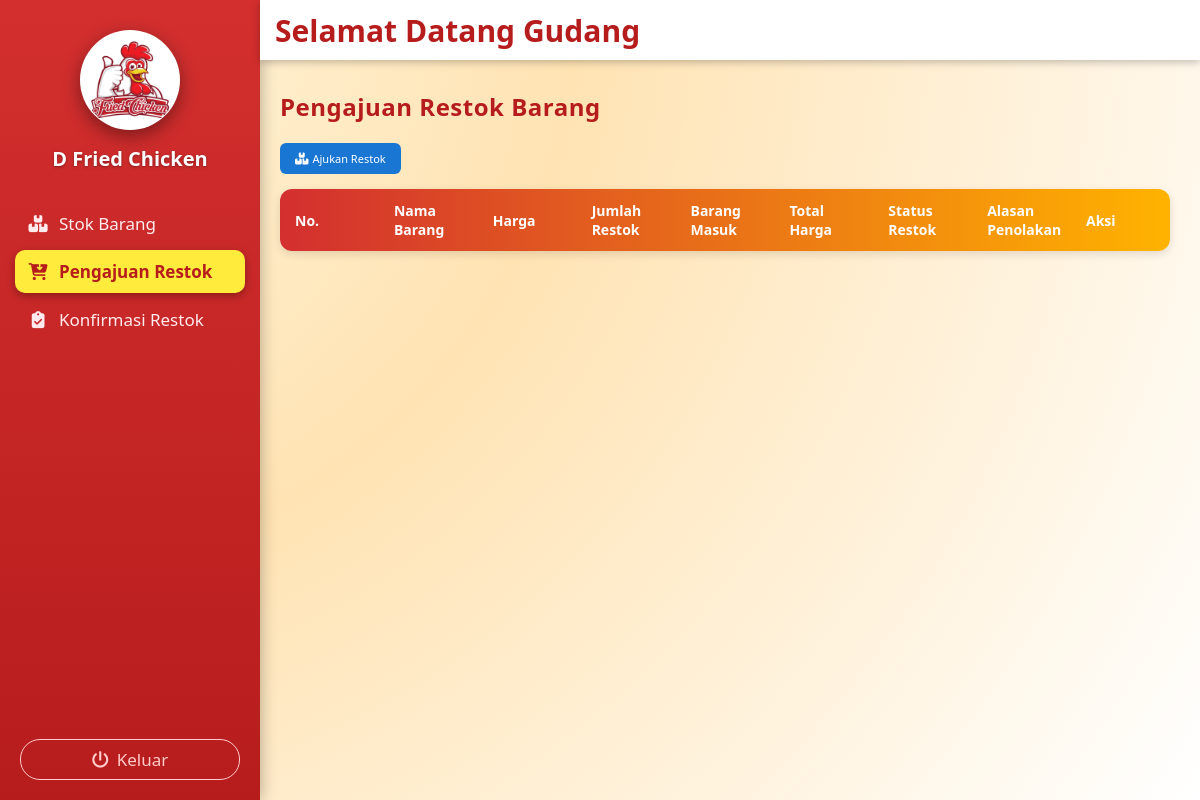
The page /gudang/pengajuan_restok/pengajuan_restok.php (signed in) on the database as committed earlier.
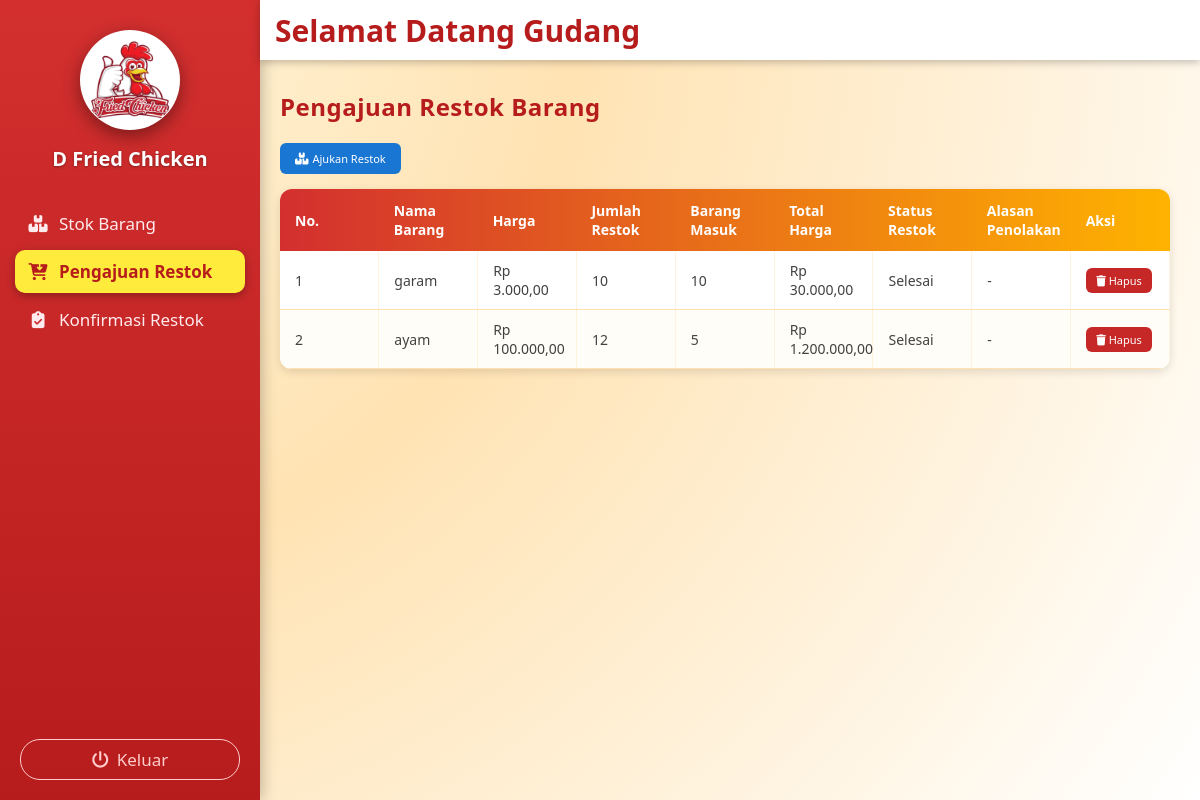
The same page on the database as committed later.
### tables this page shows
CREATE TABLE `restok_barang` (
  `Id_restok_barang` int NOT NULL,
  `Id_stok_gudang` int NOT NULL,
  `Nama_barang` varchar(15) DEFAULT NULL,
  `Harga` decimal(10,2) DEFAULT NULL,
  `Jumlah_restok` int DEFAULT NULL,
  `Total_harga` decimal(10,2) DEFAULT NULL,
  `Status` varchar(50) DEFAULT NULL,
  `Catatan` varchar(255) DEFAULT NULL
);

### gudang/pengajuan_restok/pengajuan_restok.php (the view, shortened to what this page needs)
<?php
include '../../koneksi/sidebargudang.php';
include '../../koneksi/koneksi.php';
?>
<link rel="stylesheet" href="https://cdn.datatables.net/1.13.6/css/jquery.dataTables.min.css">
<link rel="stylesheet" href="https://cdnjs.cloudflare.com/ajax/libs/font-awesome/6.5.0/css/all.min.css">
<div class="konten-utama">
  <h2>Pengajuan Restok Barang</h2>
  <button class="tombol tombol-tambah" id="btn-ajukan" onclick="bukaModalAjukan()">
    <i class="fa-solid fa-boxes-stacked"></i> Ajukan Restok
  </button>
  <table id="tabel-ajukan" class="tabel-ajukan">
    <thead>
     <tr>
  <th>No.</th>
  <th>Nama Barang</th>
  <th>Harga</th>
  <th>Jumlah Restok</th>
  <th>Barang Masuk</th>
  <th>Total Harga</th>
  <th>Status Restok</th>
    <th>Alasan Penolakan</th>
  <th>Aksi</th>
</tr>
    </thead>
    <tbody>
     <?php
$no = 1;
$qAjukan = mysqli_query(
    $conn,
    "
    SELECT
        r.*,
        COALESCE(SUM(bm.Barang_masuk), 0) AS barang_masuk
    FROM restok_barang r
    LEFT JOIN barang_masuk bm
        ON bm.Id_restok_barang = r.Id_restok_barang
    GROUP BY r.Id_restok_barang
    ORDER BY r.Id_restok_barang DESC
    "
);
while ($a = mysqli_fetch_assoc($qAjukan)) {
?>
      <tr>
        <td data-label="No"><?= $no++; ?></td>
<td data-label="Nama Barang"><?= htmlspecialchars($a['Nama_barang']); ?></td>
<td data-label="Harga">Rp <?= number_format($a['Harga'], 2, ',', '.'); ?></td>
<td data-label="Jumlah_Restok"><?= (int)$a['Jumlah_restok']; ?></td>
<td data-label="Barang Masuk">
  <?php
    $bm = isset($a['barang_masuk']) ? (int)$a['barang_masuk'] : 0;
    echo ($bm > 0) ? $bm : '-';
  ?>
</td>
<td data-label="Total_harga">Rp <?= number_format($a['Total_harga'], 2, ',', '.'); ?></td>
<td data-label="Status"><?= htmlspecialchars($a['Status']); ?></td>
<td data-label="Catatan">
  <?php
    $cat = (($a['Status'] ?? '') === 'Ditolak') ? trim($a['Catatan'] ?? '') : '';
    echo $cat !== '' ? htmlspecialchars($cat) : '-';
  ?>
</td>
<td data-label="Aksi">
          <?php if ($a['Status'] === 'Menunggu' || $a['Status'] === 'Ditolak'): ?>
            <button class="tombol-edit" onclick="editAjukan(<?= $a['Id_restok_barang']; ?>)">
              <i class="fa-solid fa-pen-to-square"></i> Edit
            </button>
            <button class="tombol-hapus" onclick="hapusAjukan(<?= $a['Id_restok_barang']; ?>)">
              <i class="fa-solid fa-trash"></i> Hapus
            </button>
          <?php elseif ($a['Status'] === 'Selesai'): ?>
            <button class="tombol-hapus" onclick="hapusAjukan(<?= $a['Id_restok_barang']; ?>)">
              <i class="fa-solid fa-trash"></i> Hapus
            </button>
          <?php else: ?>
            -
          <?php endif; ?>
        </td>
      </tr>
      <?php } ?>
    </tbody>
  </table>
</div>

### koneksi/sidebargudang.php (shortened to what this page needs)
<?php
$halaman = basename($_SERVER['PHP_SELF']);
?>
<!DOCTYPE html>
<html lang="id">
<head>
  <link rel="stylesheet" href="https://cdnjs.cloudflare.com/ajax/libs/font-awesome/6.5.0/css/all.min.css">
</head>
<body>
  <div class="menu-samping" id="menuSamping">
    <div class="bagian-foto">
      <img src="../../gambar/logo.jpg" alt="Logo Gerai" class="gambar" />
      <div class="nama-logo">
        D Fried Chicken
      </div>
    </div>
    <div class="daftar-menu">
      <a href="../stok_barang/stok_barang.php" class="<?= $halaman == 'stok_barang.php' ? 'active' : '' ?>">
        <i class="fa-solid fa-boxes-stacked"></i> Stok Barang
      </a>
      <a href="../pengajuan_restok/pengajuan_restok.php" class="<?= $halaman == 'pengajuan_restok.php' ? 'active' : '' ?>">
        <i class="fa-solid fa-cart-arrow-down"></i> Pengajuan Restok
      </a>
      <a href="../konfirmasi_restok/konfirmasi_restok.php" class="<?= $halaman == 'konfirmasi_restok.php' ? 'active' : '' ?>">
        <i class="fa-solid fa-clipboard-check"></i> Konfirmasi Restok
      </a>
    </div>
    <button class="tombol-keluar" id="keluar">
      <i class="fa-solid fa-power-off"></i> Keluar
    </button>
  </div>
  <div class="menu-atas">
    <div class="welcome-text">
      Selamat Datang Gudang
    </div>
  </div>
</body>
</html>

### koneksi/sidebargudang.php (style rules this page uses)
* { margin: 0; padding: 0; box-sizing: border-box; font-family: 'Segoe UI', Tahoma, Geneva, Verdana, sans-serif; }
body { display: flex; min-height: 100vh; background: #f3f3f3; overflow-x: hidden; }
.menu-samping { width: 260px; background: linear-gradient(180deg, #d32f2f, #b71c1c); display: flex; flex-direction: column; padding: 30px 0 20px 0; color: #fff; position: fixed; top: 0; bottom: 0; left: 0; z-index: 200; box-shadow: 2px 0 14px rgba(0,0,0,.25); transition: transform 0.3s ease; }
.bagian-foto { width: 100%; display: flex; flex-direction: column; justify-content: center; align-items: center; margin-bottom: 30px; text-align: center; padding: 0 15px; }
.bagian-foto img { width: 100px; height: 100px; border-radius: 50%; object-fit: cover; display: block; margin: 0 auto 10px auto; transition: .3s; box-shadow: 0 6px 18px rgba(0,0,0,.4); border: 1px solid rgba(255, 255, 255, 0.9); background: #fff; }
.nama-logo { margin-top:5px; font-size: 20px; font-weight: 700; color: #ffffff; text-shadow: 0 1px 3px rgba(0,0,0,0.35); }
.daftar-menu { display: flex; flex-direction: column; width: 100%; padding: 0 15px; gap: 5px; }
.daftar-menu a { display: flex; align-items: center; justify-content: flex-start; text-decoration: none; color: #ffebee; font-weight: 500; font-size: 17px; padding: 10px 12px; border-radius: 10px; transition: all .25s ease; cursor: pointer; }
.daftar-menu a i { margin-right: 10px; width: 22px; text-align: center; font-size: 17px; }
.daftar-menu a.active { background: #ffeb3b; color: #b71c1c; font-weight: 700; box-shadow: 0 3px 8px rgba(0,0,0,0.3); }
.daftar-menu a.active i { color: #b71c1c; }
.tombol-keluar { background: transparent; color: #ffcccb; border: 1.5px solid #ffcccb; padding: 8px 20px; border-radius: 20px; cursor: pointer; display: flex; align-items: center; justify-content: center; font-size: 17px; font-weight: 500; margin-top: auto; margin-left: 20px; margin-right: 20px; }
.tombol-keluar i { margin-right: 8px; }
.menu-atas { position: fixed; top: 0; left: 260px; right: 0; height: 60px; background: #ffffff; box-shadow: 0 2px 8px rgba(0, 0, 0, 0.25); display: flex; justify-content: flex-start; align-items: center; padding: 0 15px; z-index: 250; transition: left 0.3s ease; }
.welcome-text { font-size: 30px; font-weight: 600; color: #b71c1c; }

### gudang/pengajuan_restok/pengajuan_restok.php (style rules this page uses)
body { margin: 0; font-family: Arial, sans-serif; background: radial-gradient(circle at top left, #fff7e0 0%, #ffe3b3 40%, #ffffff 100%); }
.konten-utama { margin-left:250px; margin-top:60px; padding:30px; min-height:calc(100vh - 60px); }
.konten-utama h2 { margin-bottom:20px; color:#b71c1c; font-weight:700; letter-spacing:.5px; }
.tombol { border:none; border-radius:6px; cursor:pointer; color:white; font-size:11px; transition:0.25s; display:inline-flex; align-items:center; gap:4px; }
.tombol i { font-size:12px; }
.tombol-tambah { background:#1976d2; padding:8px 15px; margin-bottom:15px; }
.tombol-hapus { background:#c62828; padding:5px 10px; border-radius:6px; border:none; cursor:pointer; font-size:11px; color:#fff; }
.tabel-ajukan { width:100%; border-collapse:collapse; background:white; border-radius:12px; overflow:hidden; box-shadow:0 3px 10px rgba(0,0,0,0.12); table-layout:fixed; }
.tabel-ajukan thead tr { background: linear-gradient(90deg, #d32f2f, #ffb300); }
.tabel-ajukan th { color:#ffffff; text-align:left; padding:12px 15px; font-weight:600; font-size:14px; }
.tabel-ajukan td { padding:10px 15px; border-bottom:1px solid #ffe0b2; border-right:1px solid #fff3e0; font-size:14px; color:#424242; }
.tabel-ajukan tr:nth-child(even) { background:#fffdf7; }

Rows that differ between the two databases and show on the page:
added restok_barang: Nama_barang "garam", Harga "3.000,00", Jumlah_restok "10", bm "10", Total_harga "30.000,00", Status "Selesai"
added restok_barang: Nama_barang "ayam", Harga "100.000,00", Jumlah_restok "12", bm "5", Total_harga "1.200.000,00", Status "Selesai"
